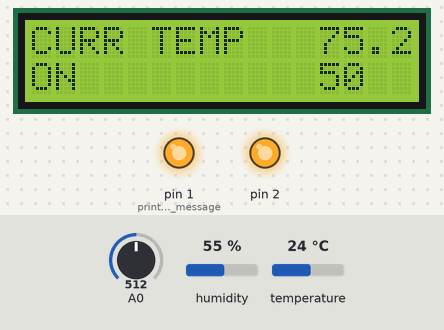
This sketch was run on a simulated Arduino Uno, built with avr-gcc and run on an emulated ATmega328P. Shown: 16×2 character LCD, output pins drawn as LEDs (lit = HIGH). Inputs (shaded band) come from the test bench; at power-on: A0 = 512, humidity 55 %, temperature 24 °C.

Above: at 1.2 s.
1.3 s: A0 set to 397
2.8 s: A0 set to 369
At 2.92 s:
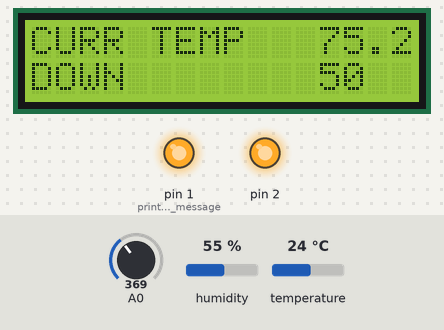
5.0 s: A0 set to 716
At 5.4 s:
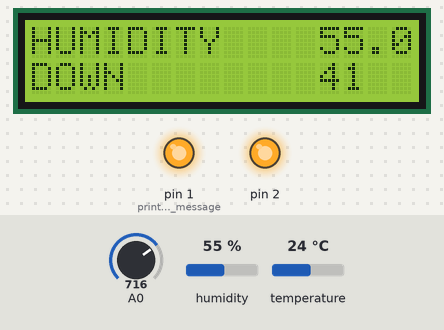
9.6 s: humidity set to 78 %
At 12.0 s:
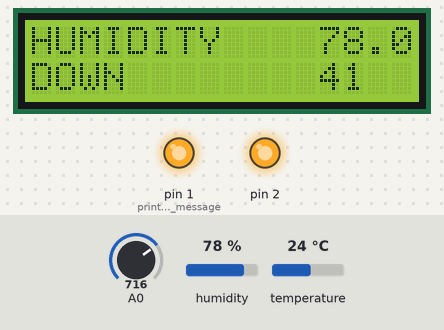
12.7 s: humidity set to 81 %
At 14.0 s:
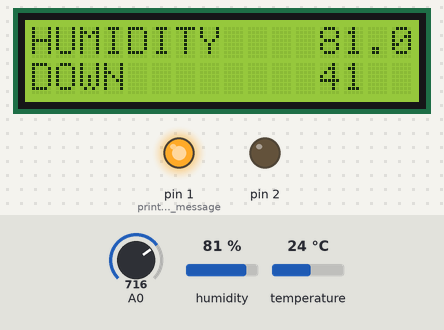
16.7 s: A0 set to 782
18.5 s: A0 set to 799
At 20.1 s:
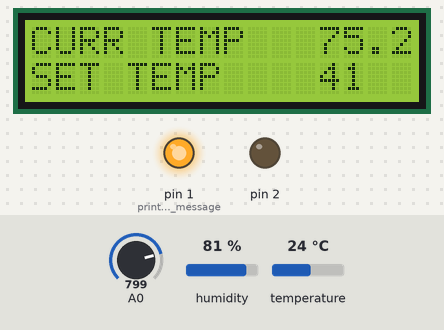
Timing chart, 0 to 21.6 s (numbered marks = the images above; inputs shaded):
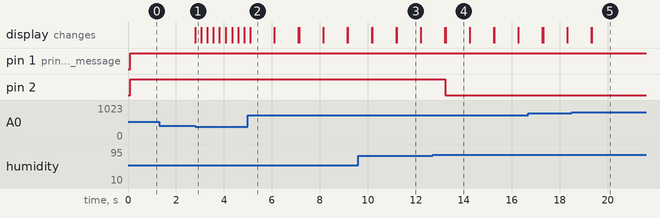

The sketch:

Cheese_Control.ino
```cpp
//Sample using LiquidCrystal library
#include <LiquidCrystal.h>
#include "DHT.h"

// select the pins used on the LCD panel
LiquidCrystal lcd(8, 9, 4, 5, 6, 7);

// define some values used by the panel and buttons
int lcd_key     = 0;
int adc_key_in  = 0;
#define btnRIGHT  0
#define btnUP     1
#define btnDOWN   2
#define btnLEFT   3
#define btnSELECT 4
#define btnNONE   5
int myNum = 50;
#define DHTPIN 0
#define DHTTYPE DHT11

DHT dht(DHTPIN, DHTTYPE);
// read the buttons
int read_LCD_buttons()
{
 adc_key_in = analogRead(0);      // read the value from the sensor
 // my buttons when read are centered at these valies: 0, 144, 329, 504, 741
 // we add approx 50 to those values and check to see if we are close
 if (adc_key_in > 1000) return btnNONE; // We make this the 1st option for speed reasons since it will be the most likely result
 if (adc_key_in < 50)   return btnRIGHT;
 if (adc_key_in < 195)  return btnUP;
 if (adc_key_in < 380)  return btnDOWN;
 if (adc_key_in < 555)  return btnLEFT;
 if (adc_key_in < 790)  return btnSELECT;
 return btnNONE;  // when all others fail, return this...
}

void setup()
{
 lcd.begin(16, 2);              // start the library
 lcd.setCursor(0,0);
 lcd.print("CURR TEMP      ");
 pinMode(1,OUTPUT); // print a simple message
 pinMode(2, OUTPUT);
}

void loop()
{
  float myTemp = dht.readTemperature(true);
  float myHumid = dht.readHumidity();
 lcd.setCursor(12,1);            // move cursor to second line "1" and 9 spaces over
 lcd.print(myNum);      // display seconds elapsed since power-up
 lcd.setCursor(12,0);
 lcd.print(myTemp);
 if (myTemp > myNum) {
   digitalWrite(1, HIGH);
 }
 else {
   digitalWrite(1, LOW);
 }
 if (myHumid < 80) {
   digitalWrite(2, HIGH);
 }
 else {
   digitalWrite(2, LOW);
 }

 lcd.setCursor(0,1);            // move to the begining of the second line
 lcd_key = read_LCD_buttons();  // read the buttons

 switch (lcd_key)               // depending on which button was pushed, we perform an action
 {
   case btnRIGHT:
     {
     lcd.print("OFF ");
     pinMode(10, OUTPUT);
     digitalWrite(10,LOW);
     break;
     }
   case btnLEFT:
     {
     lcd.print("ON   ");
     pinMode(10, INPUT);
     break;
     }
   case btnUP:
     {
     lcd.print("UP    ");
     myNum = myNum++;
     delay(250);
     break;
     }
   case btnDOWN:
     {
     lcd.print("DOWN  ");
     myNum = myNum - 1;
     delay(250);
     break;
     }
   case btnSELECT:
     {
     lcd.setCursor(0,0);
     lcd.print("HUMIDITY ");
     lcd.setCursor(12,0);
     lcd.print(myHumid);
     delay(1000);
     lcd.setCursor(0,0);
     lcd.print("CURR TEMP");
     break;
     }
     case btnNONE:
     {
     lcd.print("SET TEMP  ");
     break;
     }
 }

}
```

Measured:
- the behaviour switches between 380 and 379 on A0 (found by bisection; images 0 and 1)
- the behaviour switches between 79 and 80 % on humidity (found by bisection; images 3 and 4)
- the behaviour switches between 789 and 790 on A0 (found by bisection; images 4 and 5)
- after the input at 1.3 s, every drawn part: stays the same
- after the input at 2.8 s, the display: changes at once (image 1)
- after the input at 5.0 s, the display: changes after 0.10 s (image 2)
- after the input at 9.6 s, the display: first differs from a run without the input after 1.6 s (image 3)
- after the input at 12.7 s, pin 2: HIGH → LOW after 0.54 s; the display: first differs from a run without the input after 0.54 s (image 4)
- after the input at 18.5 s, the display: first differs from a run without the input after 0.84 s (image 5)
